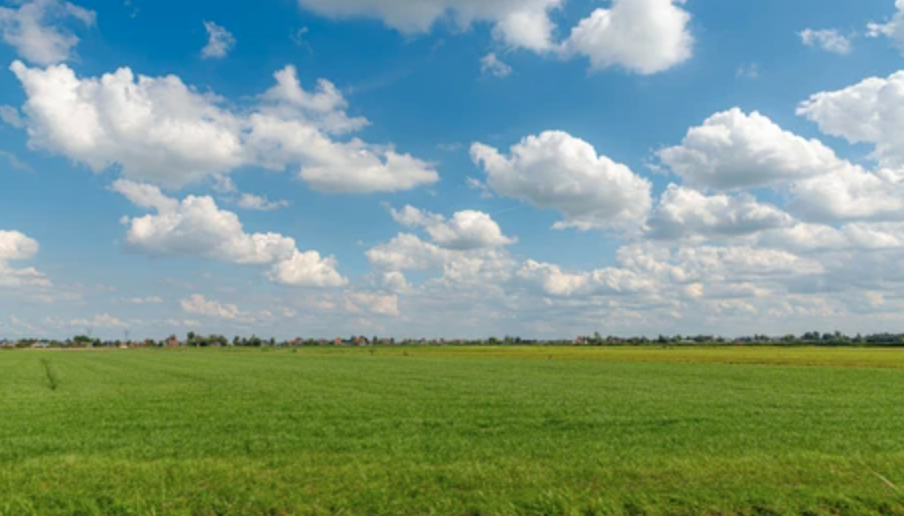
#> input picture sample_image2.png, 904 x 516 px
$ jupyter execute reference.ipynb   (shell and % lines are left out)
#> lines starting #> are read from the running program, lines starting #| are printed output that depends on the picture; after the words box and inside, x2 and y2 are one past the last pixel; in counts of white or black regions, pixels touching at a corner belong together
<a href="https://colab.research.google.com/github/MINJILEE-PURDUE/erc_tree_semantic_segmentation_in_mlops/blob/main/reference.ipynb" target="_parent"></a>

[cell 1]
from google.colab import files

# Upload the image
uploaded = files.upload()
#> the answer given: sample_image2.png

# List the uploaded files (optional)
for file_name in uploaded.keys():
    print(f"Uploaded file: {file_name}")

[cell 2]
import cv2
import numpy as np
import matplotlib.pyplot as plt

# Load the image
image = cv2.imread(list(uploaded.keys())[0])
#> image is the input picture: shape (516, 904, 3); mean B, G, R 138.2, 153.8, 124.6

# Convert the image to grayscale
# The error was caused because 'uploaded' is a dictionary, not the image data.
# 'image' is the variable holding the image data loaded by cv2.imread.
gray = cv2.cvtColor(image, cv2.COLOR_BGR2GRAY)
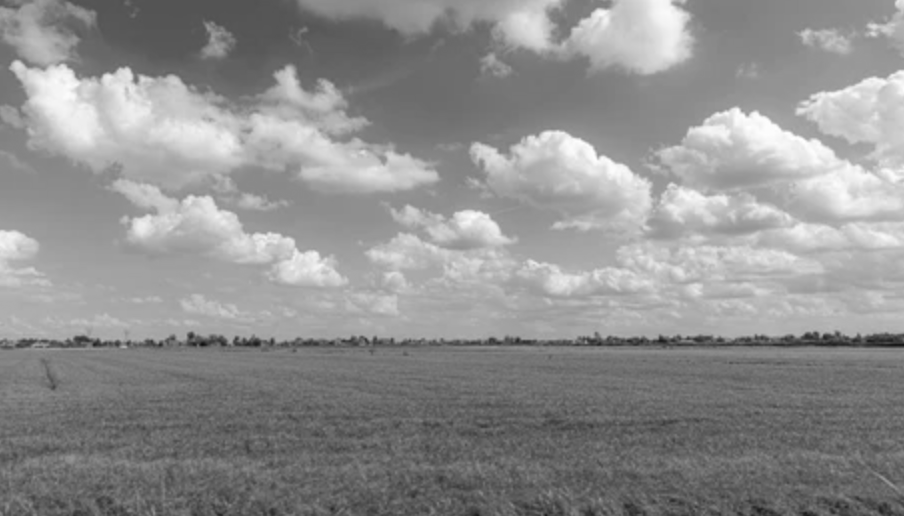
#> gray: shape (516, 904); min 14, max 254, mean 143.3

# Threshold the image to separate regions
_, thresh = cv2.threshold(gray, 1, 255, cv2.THRESH_BINARY)
#> thresh: shape (516, 904); every value is 255

# Find contours
contours, _ = cv2.findContours(thresh, cv2.RETR_EXTERNAL, cv2.CHAIN_APPROX_SIMPLE)
#> contours = [[[0, 0], [0, 515], [903, 515], [903, 0]]]

# Create a blank image for drawing contours
contour_image = np.zeros_like(image)

# Draw contours on the blank image
cv2.drawContours(contour_image, contours, -1, (255, 255, 255), 2)
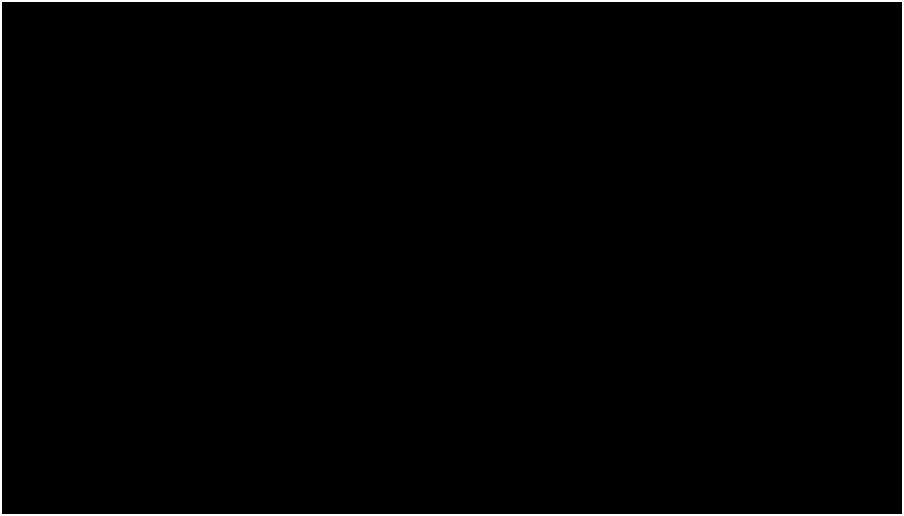
#> contour_image: shape (516, 904, 3); 1.2% white; 1 white region, box (x1, y1, x2, y2) and area: (0, 0, 904, 516) 5664

# Plot the original and the contour image
plt.figure(figsize=(10, 5))
plt.subplot(1, 2, 1)
plt.title('Original Image')
plt.imshow(cv2.cvtColor(image, cv2.COLOR_BGR2RGB))
plt.axis('off')

plt.subplot(1, 2, 2)
plt.title('Contours')
plt.imshow(cv2.cvtColor(contour_image, cv2.COLOR_BGR2RGB))
plt.axis('off')

plt.show()
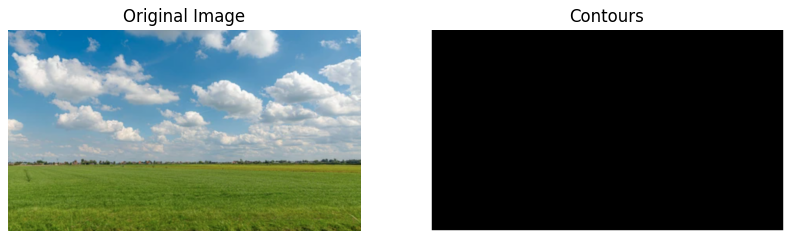
#> figure drawn by matplotlib, 2 panels

[cell 3]
import cv2
import numpy as np
import matplotlib.pyplot as plt

# Load the original image (update the filename if necessary)
image = cv2.imread(list(uploaded.keys())[0])

# Convert the image to RGB (for proper color display in matplotlib)
image_rgb = cv2.cvtColor(image, cv2.COLOR_BGR2RGB)

# Create a blank image with the same shape as the original image
contour_image = np.zeros_like(image)

line_thickness = 5

# Loop through each color channel (R, G, B)
for i in range(3):  # Assuming the image has 3 channels
    # Threshold each channel separately
    _, thresh = cv2.threshold(image[:, :, i], 1, 255, cv2.THRESH_BINARY)

    # Find contours in the thresholded channel
    contours, _ = cv2.findContours(thresh, cv2.RETR_EXTERNAL, cv2.CHAIN_APPROX_SIMPLE)

    # Draw contours on a temporary copy of the contour image for the current channel
    temp_image = contour_image.copy()  # Create a copy to avoid modifying the original
    cv2.drawContours(temp_image, contours, -1, (255, 255, 255), 10) # Draw on the copy
    # Assign the modified channel back to the contour_image
    contour_image[:, :, i] = temp_image[:, :, i] # Update the contour_image
#> this loop made 3 passes
#> contours on passes 1 to 2: [[[0, 0], [0, 515], [903, 515], [903, 0]]], [[[0, 0], [0, 515], [903, 515], [903, 0]]]
#> pass 2, `temp_image = contour_image.copy()`:
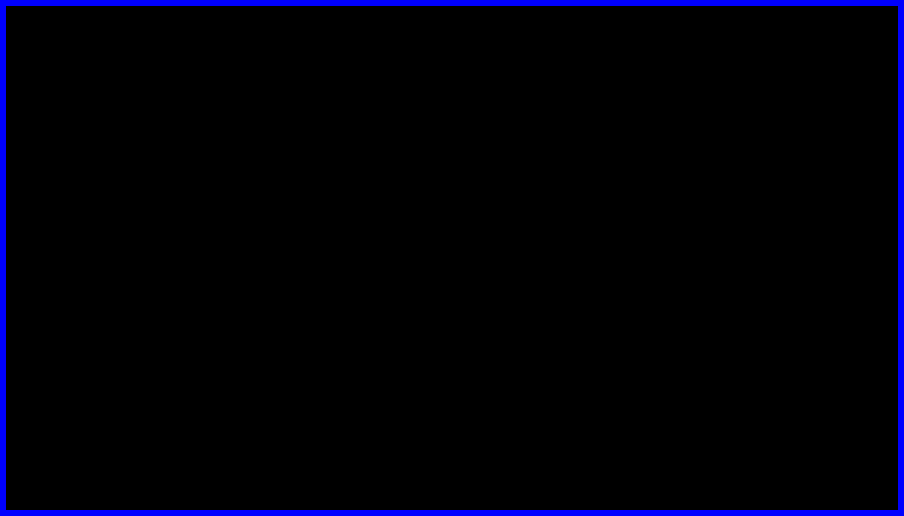
#> temp_image: shape (516, 904, 3); mean of channels 0, 1, 2 9.2, 0, 0; drawn as B, G, R
#> pass 3, `_, thresh = cv2.threshold(image[:, :, i], 1, 255, cv2.THRESH_BINARY)`:
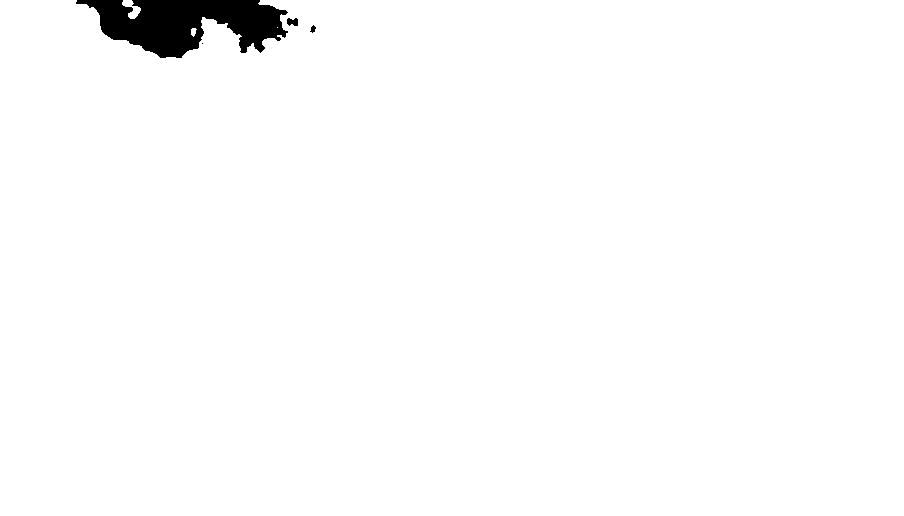
#> thresh: shape (516, 904); 98.4% white; 4 black regions (1 under 20 px), largest, box (x1, y1, x2, y2) and area: (76, 0, 288, 58) 7506, (287, 18, 298, 26) 70, (310, 25, 316, 33) 28
#> pass 3, `temp_image = contour_image.copy()`:
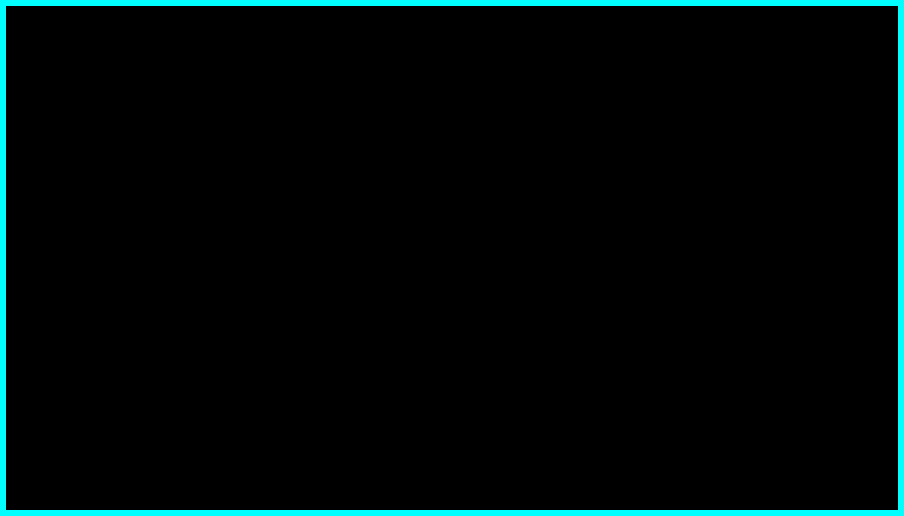
#> temp_image: shape (516, 904, 3); mean of channels 0, 1, 2 9.2, 9.2, 0; drawn as B, G, R
#> after the loop:
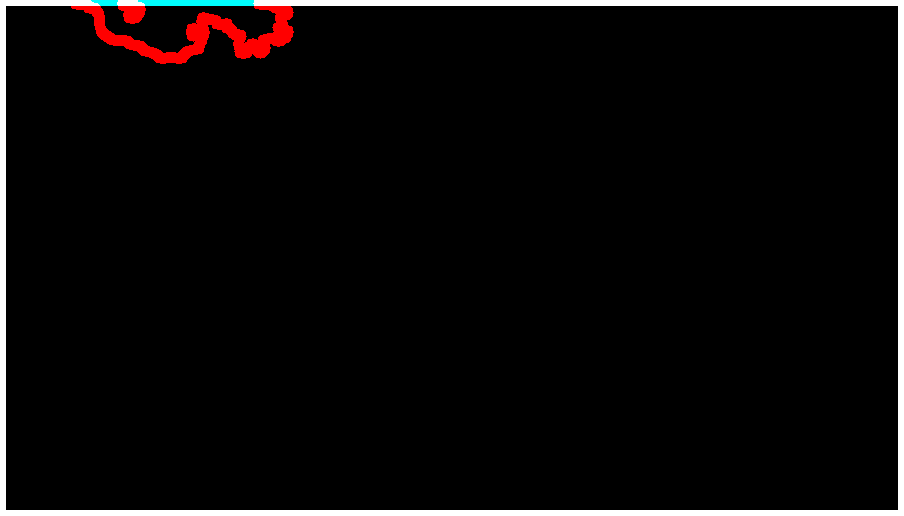
#> contour_image: shape (516, 904, 3); mean B, G, R 9.2, 9.2, 11.3
#> after the loop:
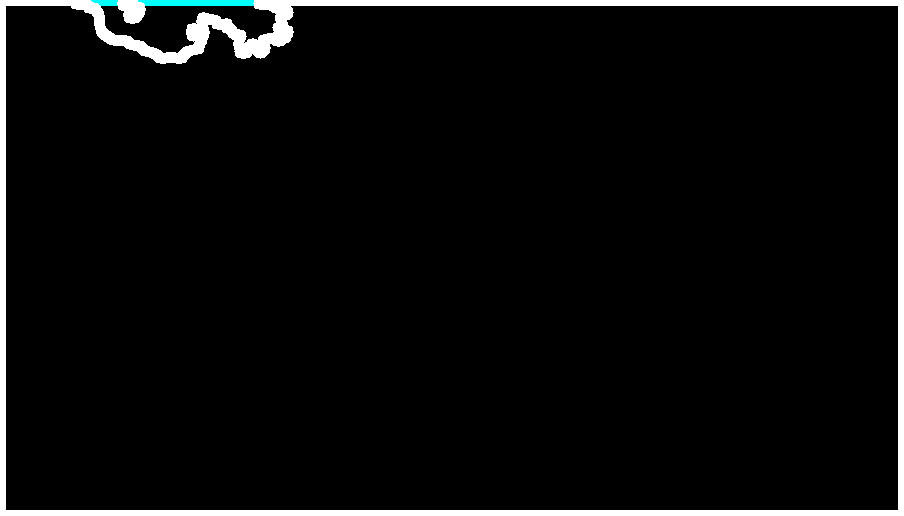
#> temp_image: shape (516, 904, 3); 4.44% of pixels changed, all inside (x1, y1, x2, y2) = (0, 0, 904, 516); drawn as B, G, R

# Plot the original image and the color contour image
plt.figure(figsize=(10, 5))

plt.subplot(1, 2, 1)
plt.title('Original Image')
plt.imshow(image_rgb)
plt.axis('off')

plt.subplot(1, 2, 2)
plt.title('Color Contours')
plt.imshow(cv2.cvtColor(contour_image, cv2.COLOR_BGR2RGB))
plt.axis('off')

plt.show()
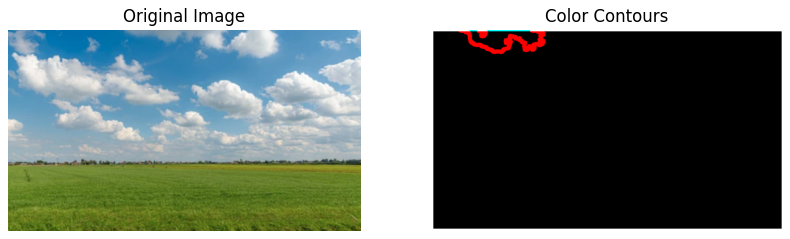
#> figure drawn by matplotlib, 2 panels

[cell 4]
import cv2
import numpy as np
import matplotlib.pyplot as plt

# Load the original image (update the filename if necessary)
# Instead of directly using a filename, use the uploaded image like before
image = cv2.imread(list(uploaded.keys())[0])

# Check if the image was loaded successfully
if image is None:
    print("Error: Image could not be loaded. Please check the filename or file path.")
else:
    # Convert the image to RGB (for proper color display in matplotlib)
    image_rgb = cv2.cvtColor(image, cv2.COLOR_BGR2RGB)

    # Create a copy of the image for bounding box visualization
    bbox_image = image_rgb.copy()

    # Loop through each color channel (R, G, B)
    for i in range(3):  # Assuming the image has 3 channels
        # Threshold each channel separately
        _, thresh = cv2.threshold(image[:, :, i], 1, 255, cv2.THRESH_BINARY)

        # Find contours in the thresholded channel
        contours, _ = cv2.findContours(thresh, cv2.RETR_EXTERNAL, cv2.CHAIN_APPROX_SIMPLE)

        # Draw bounding boxes for each contour
        for contour in contours:
            x, y, w, h = cv2.boundingRect(contour)  # Get bounding box
            cv2.rectangle(bbox_image, (x, y), (x + w, y + h), (255, 0, 0), 10)  # Draw rectangle (color: blue)
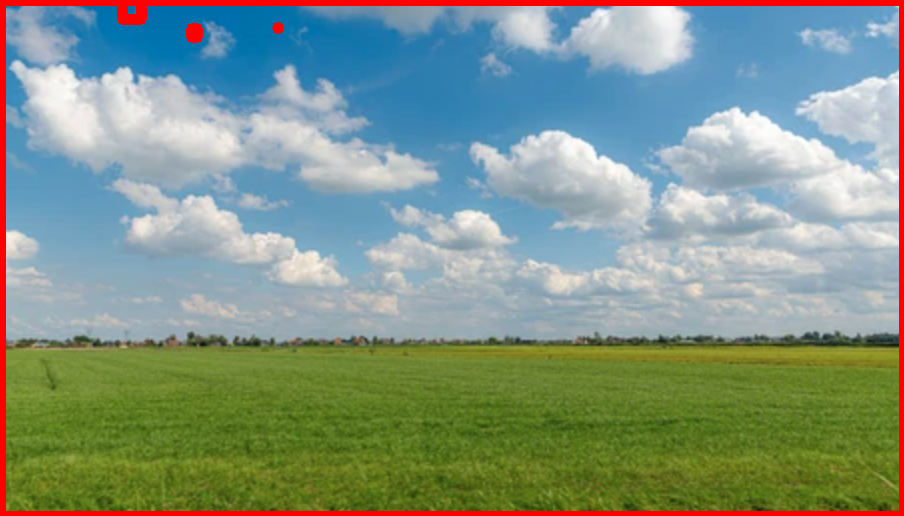
#> bbox_image: shape (516, 904, 3); mean R, G, B 130.1, 149, 133.8

    # Plot the original image and the image with bounding boxes
    plt.figure(figsize=(10, 5))

    plt.subplot(1, 2, 1)
    plt.title('Original Image')
    plt.imshow(image_rgb)
    plt.axis('off')

    plt.subplot(1, 2, 2)
    plt.title('Bounding Boxes')
    plt.imshow(bbox_image)
    plt.axis('off')

    plt.show()

[cell 5]
# Function to convert RGB to a hex color
def rgb_to_hex(color):
    return "#{:02x}{:02x}{:02x}".format(color[0], color[1], color[2])

# Define a mapping of hex codes to color names
color_map = {
    "#ff0000": "Red",
    "#00ff00": "Green",
    "#0000ff": "Blue",
    "#ffffff": "White",
    "#00ffcc": "Cyan",
    "#ff00cc": "Magenta",
    "#ffcc00": "Yellow",
    "#ff6600": "Orange",
    # Add more colors if needed
}

# Dictionary to store the results
bounding_boxes = []

# Loop through each color channel (R, G, B)
for i in range(3):  # Assuming the image has 3 channels
    # Threshold each channel separately
    _, thresh = cv2.threshold(image[:, :, i], 1, 255, cv2.THRESH_BINARY)

    # Find contours in the thresholded channel
    contours, _ = cv2.findContours(thresh, cv2.RETR_EXTERNAL, cv2.CHAIN_APPROX_SIMPLE)

    # Process each contour
    for contour in contours:
        x, y, w, h = cv2.boundingRect(contour)  # Get bounding box
        # Get the color at the center of the bounding box
        center_x, center_y = x + w // 2, y + h // 2
        color = image_rgb[center_y, center_x]  # Get the RGB color
        hex_color = rgb_to_hex(color)  # Convert to hex

        # Skip black (#000000)
        if hex_color.lower() == "#000000":
            continue

        # Map hex color to color name
        color_name = color_map.get(hex_color.lower(), hex_color)  # Default to hex if not found

        # Append results
        bounding_boxes.append((color_name, center_x, center_y))
#> after the loop, bounding_boxes = [('#b7bbbe', 452, 258), ('#b7bbbe', 452, 258), ('#0774ae', 194, 32), ('#0270aa', 277, 27), ('#006ea9', 131, 9), ('#b7bbbe', 452, 258)]

# Display the results
for color_name, x, y in bounding_boxes:
    print(f"{color_name}: {x}, {y}")
#> this loop made 6 passes
#| #b7bbbe: 452, 258
#| #b7bbbe: 452, 258
#| #0774ae: 194, 32
#| #0270aa: 277, 27
#| #006ea9: 131, 9
#| #b7bbbe: 452, 258
